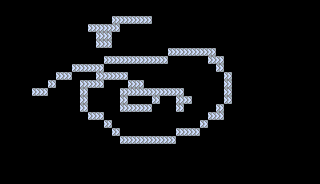

This game map was drawn from its Tiled (.tmx) file and the tilesets committed beside it. A one-line description and the full map source follow:
An orthogonal 40x23 tile map with 8x8 px tiles, 1 tile layer (Tile Layer 1).

<map version="1.10" tiledversion="1.11.2" orientation="orthogonal" renderorder="right-down" width="40" height="23" tilewidth="8" tileheight="8" infinite="0" nextlayerid="2" nextobjectid="1">
 <tileset firstgid="1" source="enviroment.tsx" />
 <layer id="1" name="Tile Layer 1" width="40" height="23">
  <data encoding="csv">
0,0,0,0,0,0,0,0,0,0,0,0,0,0,0,0,0,0,0,0,0,0,0,0,0,0,0,0,0,0,0,0,0,0,0,0,0,0,0,0,
0,0,0,0,0,0,0,0,0,0,0,0,0,0,0,0,0,0,0,0,0,0,0,0,0,0,0,0,0,0,0,0,0,0,0,0,0,0,0,0,
0,0,0,0,0,0,0,0,0,0,0,0,0,0,1,1,1,1,1,0,0,0,0,0,0,0,0,0,0,0,0,0,0,0,0,0,0,0,0,0,
0,0,0,0,0,0,0,0,0,0,0,1,1,1,1,0,0,0,0,0,0,0,0,0,0,0,0,0,0,0,0,0,0,0,0,0,0,0,0,0,
0,0,0,0,0,0,0,0,0,0,0,0,1,1,0,0,0,0,0,0,0,0,0,0,0,0,0,0,0,0,0,0,0,0,0,0,0,0,0,0,
0,0,0,0,0,0,0,0,0,0,0,0,1,1,0,0,0,0,0,0,0,0,0,0,0,0,0,0,0,0,0,0,0,0,0,0,0,0,0,0,
0,0,0,0,0,0,0,0,0,0,0,0,0,0,0,0,0,0,0,0,0,1,1,1,1,1,1,0,0,0,0,0,0,0,0,0,0,0,0,0,
0,0,0,0,0,0,0,0,0,0,0,0,0,1,1,1,1,1,1,1,1,0,0,0,0,0,1,1,0,0,0,0,0,0,0,0,0,0,0,0,
0,0,0,0,0,0,0,0,0,1,1,1,1,0,0,0,0,0,0,0,0,0,0,0,0,0,0,1,0,0,0,0,0,0,0,0,0,0,0,0,
0,0,0,0,0,0,0,1,1,0,0,0,1,1,1,1,0,0,0,0,0,0,0,0,0,0,0,0,1,0,0,0,0,0,0,0,0,0,0,0,
0,0,0,0,0,0,1,0,0,0,1,1,1,0,0,0,1,1,0,0,0,0,0,0,0,0,0,0,1,0,0,0,0,0,0,0,0,0,0,0,
0,0,0,0,1,1,0,0,0,0,1,0,0,0,0,1,1,1,1,1,1,1,1,0,0,0,0,0,1,0,0,0,0,0,0,0,0,0,0,0,
0,0,0,0,0,0,0,0,0,0,1,0,0,0,0,1,0,0,0,1,0,0,1,1,0,0,0,0,1,0,0,0,0,0,0,0,0,0,0,0,
0,0,0,0,0,0,0,0,0,0,1,0,0,0,0,1,1,1,1,0,0,0,1,0,0,0,0,1,0,0,0,0,0,0,0,0,0,0,0,0,
0,0,0,0,0,0,0,0,0,0,0,1,1,0,0,0,0,0,0,0,0,0,0,0,0,0,1,1,0,0,0,0,0,0,0,0,0,0,0,0,
0,0,0,0,0,0,0,0,0,0,0,0,0,1,0,0,0,0,0,0,0,0,0,0,0,1,0,0,0,0,0,0,0,0,0,0,0,0,0,0,
0,0,0,0,0,0,0,0,0,0,0,0,0,0,1,0,0,0,0,0,0,0,1,1,1,0,0,0,0,0,0,0,0,0,0,0,0,0,0,0,
0,0,0,0,0,0,0,0,0,0,0,0,0,0,0,1,1,1,1,1,1,1,0,0,0,0,0,0,0,0,0,0,0,0,0,0,0,0,0,0,
0,0,0,0,0,0,0,0,0,0,0,0,0,0,0,0,0,0,0,0,0,0,0,0,0,0,0,0,0,0,0,0,0,0,0,0,0,0,0,0,
0,0,0,0,0,0,0,0,0,0,0,0,0,0,0,0,0,0,0,0,0,0,0,0,0,0,0,0,0,0,0,0,0,0,0,0,0,0,0,0,
0,0,0,0,0,0,0,0,0,0,0,0,0,0,0,0,0,0,0,0,0,0,0,0,0,0,0,0,0,0,0,0,0,0,0,0,0,0,0,0,
0,0,0,0,0,0,0,0,0,0,0,0,0,0,0,0,0,0,0,0,0,0,0,0,0,0,0,0,0,0,0,0,0,0,0,0,0,0,0,0,
0,0,0,0,0,0,0,0,0,0,0,0,0,0,0,0,0,0,0,0,0,0,0,0,0,0,0,0,0,0,0,0,0,0,0,0,0,0,0,0
</data>
 </layer>
</map>
